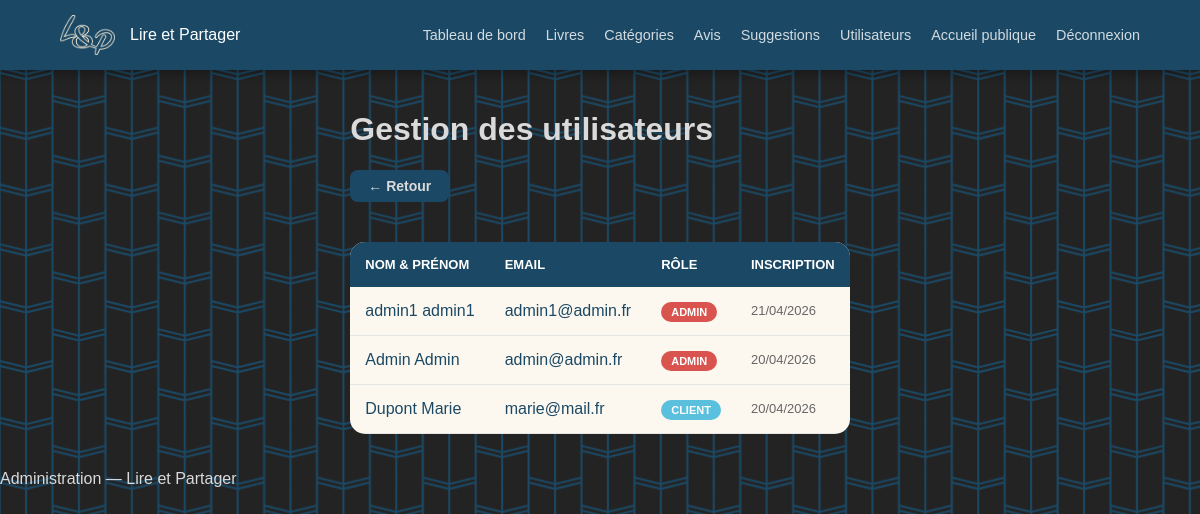
Page /admin/utilisateurs.php (signed in) on the committed database.
### tables this page shows
CREATE TABLE `utilisateurs` (
  `id` int(11) NOT NULL,
  `nom` varchar(100) DEFAULT NULL,
  `prenom` varchar(100) DEFAULT NULL,
  `email` varchar(150) DEFAULT NULL,
  `mot_de_passe` varchar(255) DEFAULT NULL,
  `role` varchar(20) DEFAULT 'client',
  `date_inscription` datetime DEFAULT current_timestamp()
);

### admin/utilisateurs.php (the view)
<?php
require_once 'header.php';
require_once '../config/db.php';
$users = $pdo->query("SELECT * FROM utilisateurs ORDER BY date_inscription DESC")->fetchAll();
?>
<div class="container">
    <h1>Gestion des utilisateurs</h1>
    <a href="index.php" class="btn btn-bleu" style="margin-bottom:20px;">← Retour</a>
    <table>
        <thead>
            <tr>
                <th>Nom & Prénom</th>
                <th>Email</th>
                <th>Rôle</th>
                <th>Inscription</th>
            </tr>
        </thead>
        <tbody>
            <?php foreach ($users as $u): ?>
            <tr>
                <td class="bold"><?= htmlspecialchars($u['nom'] . ' ' . $u['prenom']) ?></td>
                <td><?= htmlspecialchars($u['email']) ?></td>
                <td>
                    <span class="badge" style="padding:4px 10px; border-radius:12px; font-size:11px; font-weight:bold; background: <?= $u['role'] == 'admin' ? '#d9534f' : '#5bc0de' ?>; color:white;">
                        <?= strtoupper($u['role']) ?>
                    </span>
                </td>
                <td style="color:#666; font-size:13px;"><?= date('d/m/Y', strtotime($u['date_inscription'])) ?></td>
            </tr>
            <?php endforeach; ?>
        </tbody>
    </table>
</div>
<?php require_once 'footer.php'; ?>

### views/style.css (style rules this page uses)
:root { --bleu-header: #1b4965; --bleu-bouton: #133347; --beige-footer: #f2e8d5; --texte-clair: #dadada; --texte-sombre: #1b4965; --fond-sombre: #232323; --succes: #27ae60; --danger: #e74c3c; --radius: 30px; }
* { box-sizing: border-box; }
body { margin: 0; font-family: 'Arial', sans-serif; background-color: var(--fond-sombre); background-image: url('../assets/photo/fondbleu.png'); background-attachment: fixed; color: var(--texte-clair); min-height: 100vh; display: flex; flex-direction: column; }
.container { max-width: 1100px; margin: 0 auto; padding: 20px; }
.btn { display: inline-block; padding: 8px 18px; border-radius: 8px; text-decoration: none; font-weight: bold; font-size: 14px; cursor: pointer; border: none; transition: 0.3s; }
.btn-bleu { background: #1b4965; color: white; }
table { width: 100%; border-collapse: collapse; background: #fdf8ef; margin-top: 20px; border-radius: 15px; overflow: hidden; color: #1b4965; }
th { background-color: #1b4965; color: white; padding: 15px; text-align: left; text-transform: uppercase; font-size: 13px; }
td { padding: 15px; border-bottom: 1px solid rgba(27, 73, 101, 0.1); }
.container > a[href="index.php"] { display: inline-block; margin-bottom: 20px; color: var(--texte-clair); text-decoration: none; font-weight: bold; }

### rows in the picture
utilisateurs: nom+prenom "admin1 admin1", email "admin1@admin.fr", role "ADMIN", date_inscription "21/04/2026"
utilisateurs: nom+prenom "Admin Admin", email "admin@admin.fr", role "ADMIN", date_inscription "20/04/2026"
utilisateurs: nom+prenom "Dupont Marie", email "marie@mail.fr", role "CLIENT", date_inscription "20/04/2026"
